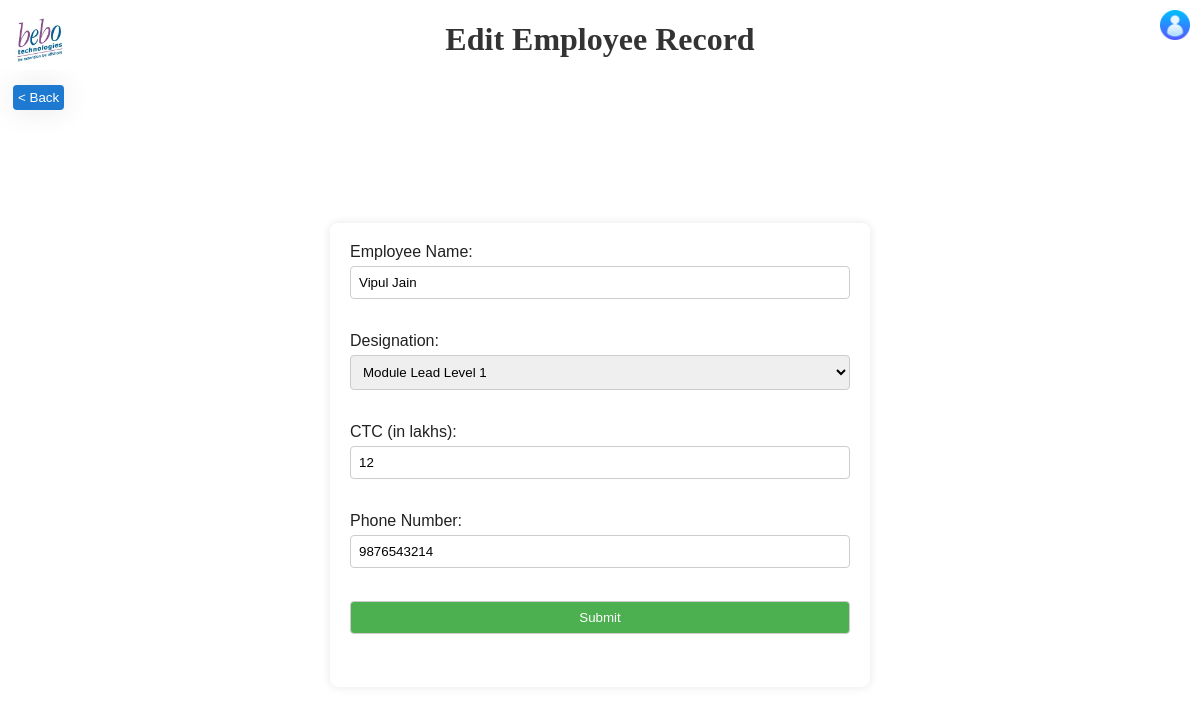
The page /edit/5 (signed in) on the database its author committed.
### tables this page shows
CREATE TABLE EMPLOYEES (id INTEGER PRIMARY KEY AUTOINCREMENT NOT NULL, name TEXT, email TEXT, designation TEXT, ctc TEXT, phone TEXT);

### app.py (the view)
@app.route('/edit/<int:record_id>')
def edit(record_id):
    if "username" in session:
        record = get_record_by_id(record_id)
        if record:
            return render_template('edit.html', record=record)
        else:
            flash(f"No record associated with this id: {record_id}", 'error')
            return redirect(url_for('index'))
    return render_template('login.html', msg='Please login first')

### app.py (called while the page is built)
def get_record_by_id(record_id):
    conn = sqlite3.connect('database.db')
    cursor = conn.cursor()
    cursor.execute('SELECT * FROM employees WHERE id=?', (record_id,))
    record = cursor.fetchone()
    conn.close()
    return record

### templates/edit.html (shortened to what this page needs)
<!DOCTYPE html>
{% extends 'common.html' %}
{% block content %}
<body>
    <center>
        <h1>Edit Employee Record</h1>
    </center>
    <button class="back-button" id="backButton">< Back</button>
    <div class="loginbody">
        <form method="POST" action="{{ url_for('add') }}" class="infoForm">
            <label>Employee Name:</label>
            <input type="text" name="name" value="{{ record[1] if record else '' }}" placeholder="Type name.." required><br/><br/>
            <label>Designation:</label>
            <select name="designation" required>
                {% for option in ["Trainee", "Associate Software Engineer", "Software Engineer Level 1", "Software Engineer Level 2", "Senior Software Engineer Level 1", "Senior Software Engineer Level 2", "Module Lead Level 1", "Module Lead Level 2", "Associate Team Lead", "Team Lead", "Manager", "Senior Manager", "Director", "Senior Director", "CEO"] %}
                    <option value="{{ option }}" {% if record and option == record[3] %}selected{% endif %}>{{ option }}</option>
                {% endfor %}
            </select><br/><br/>
            <label>CTC (in lakhs):</label>
            <input type="number" name="ctc" value="{{ record[4] if record else '' }}" placeholder="Type CTC.." min="1" max="100" step=".01" required><br/><br/>
            <label>Phone Number:</label>
            <input type="tel" name="phone" value="{{ record[5] if record else '' }}" placeholder="Type phone number.." pattern="[0-9]{10}" required><br/><br/>
            <input type="submit" value="Submit"><br/><br/>
        </form>
    </div>
</body>
{% endblock %}

### static/joincss.css (style rules this page uses)
.loginbody { font-family: Arial, sans-serif; margin: 0; padding: 0; display: flex; align-items: center; justify-content: center; height: 85vh; }
h1 { text-align: center; color: #333; }
label { display: inline-block; margin-bottom: 5px; color: #212121; }
input { width: 100%; padding: 8px; margin-bottom: 15px; box-sizing: border-box; border: 1px solid #ccc; border-radius: 4px; }
select { display: inline-block; width: 100%; padding: 8px; margin-bottom: 15px; box-sizing: border-box; border: 1px solid #ccc; border-radius: 4px; }
input[type="submit"] { background-color: #4caf50; color: #fff; cursor: pointer; width: 100%; }
.infoForm { background-color: #fff; padding: 20px; border-radius: 8px; box-shadow: 0 0 10px rgba(0, 0, 0, 0.1); width: 500px; margin: 20px; }
.back-button { background: rgb(30, 122, 208); box-shadow: 0 0 30px rgba(0, 0, 0, 0.1); color: #fff; border: none; cursor: pointer; padding: 5px; border-radius: 4px; margin: 5px; }

### rows shown on the page
EMPLOYEES: name "Vipul Jain", designation "Module Lead Level 1", ctc "12", phone "9876543214"
